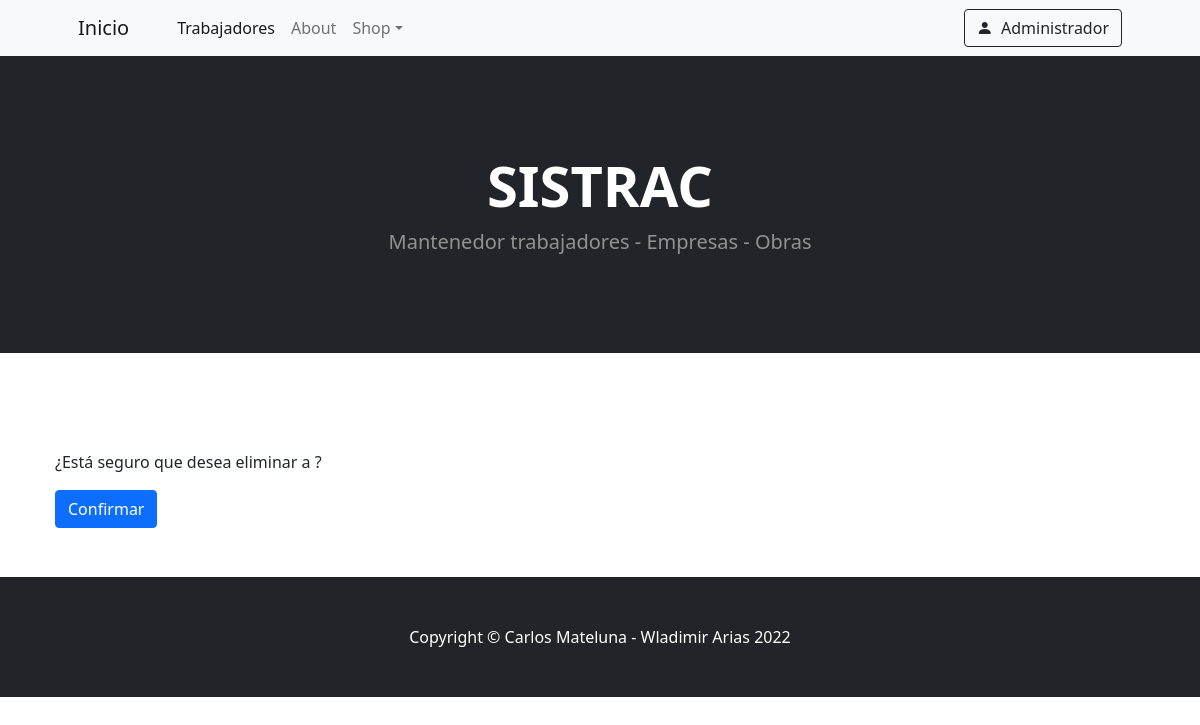
The page /app/confirm_eliminar_trabajador/1 (signed in) on the database as committed earlier.
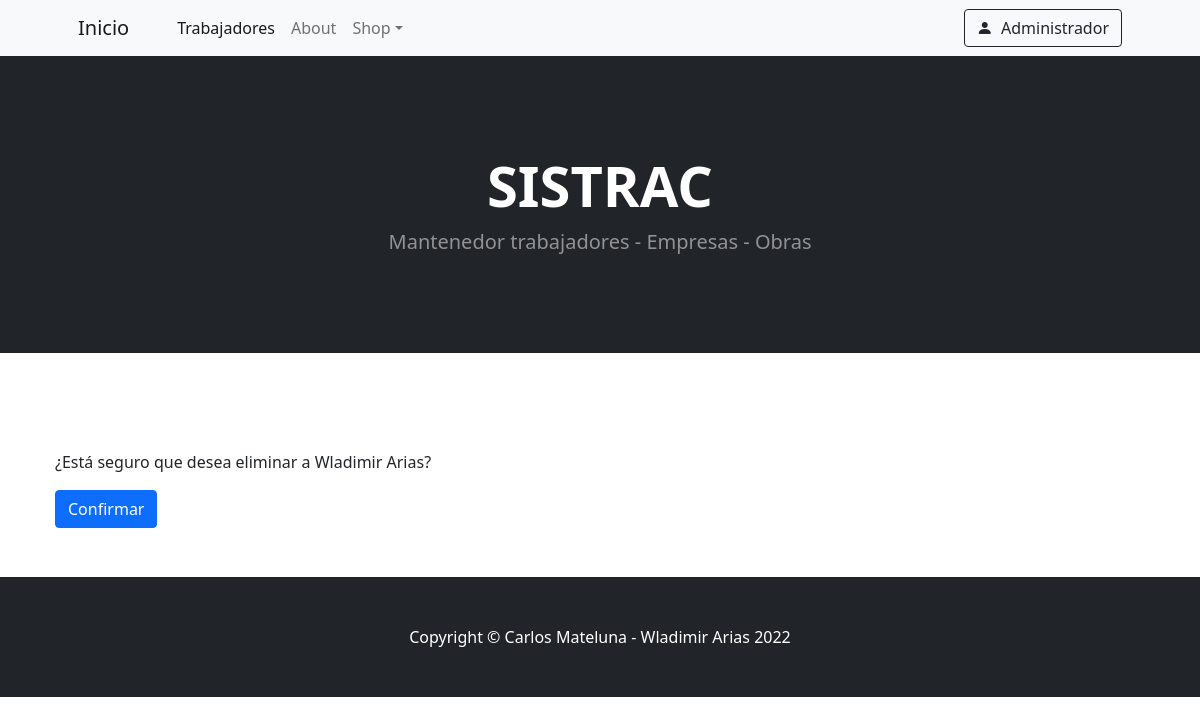
The same page on the database as committed later.
### app/models.py (models this page shows, shortened)
class Trabajadores(models.Model):
    run = models.IntegerField()
    nombre = models.CharField(max_length=250)
    apellido = models.CharField(max_length=250)
    edad = models.IntegerField()
    email = models.EmailField()
    cargo = models.CharField(max_length=100)
    imagen_cargo = models.ImageField(upload_to="trabajadores", null=True, blank=True)
    user = models.ForeignKey(User, on_delete=models.CASCADE)

### app/views.py (the view)
# urls.py: path("confirm_eliminar_trabajador/<id>", confirmar_eliminar_trabajador, name="app-confirm-eliminar-trabajador"),
def confirmar_eliminar_trabajador(request, id):
    trabajador_model = Trabajadores.objects.filter(id=id).order_by("-id")
    if len(trabajador_model) > 0:
        trabajador = trabajador_model[0]
    else:
        trabajador = ""
    return render(request, "app/confirm_eliminar_trabajador.html", {"trabajador": trabajador})

### app/templates/app/confirm_eliminar_trabajador.html
{% extends 'app/base.html' %} {% block contenido %}
<table>
    <tr>
        <td>
            <p>¿Está seguro que desea eliminar a {{ trabajador.nombre }} {{ trabajador.apellido }}?</p>
            <a class="btn btn-primary" href="{% url 'app-eliminar-trabajador' trabajador.id %}" role="button">Confirmar</a>
        </td>
    </tr>
</table>
{% endblock %}

Rows that differ between the two databases and show on the page:
added Trabajadores: nombre "Wladimir", apellido "Arias"
